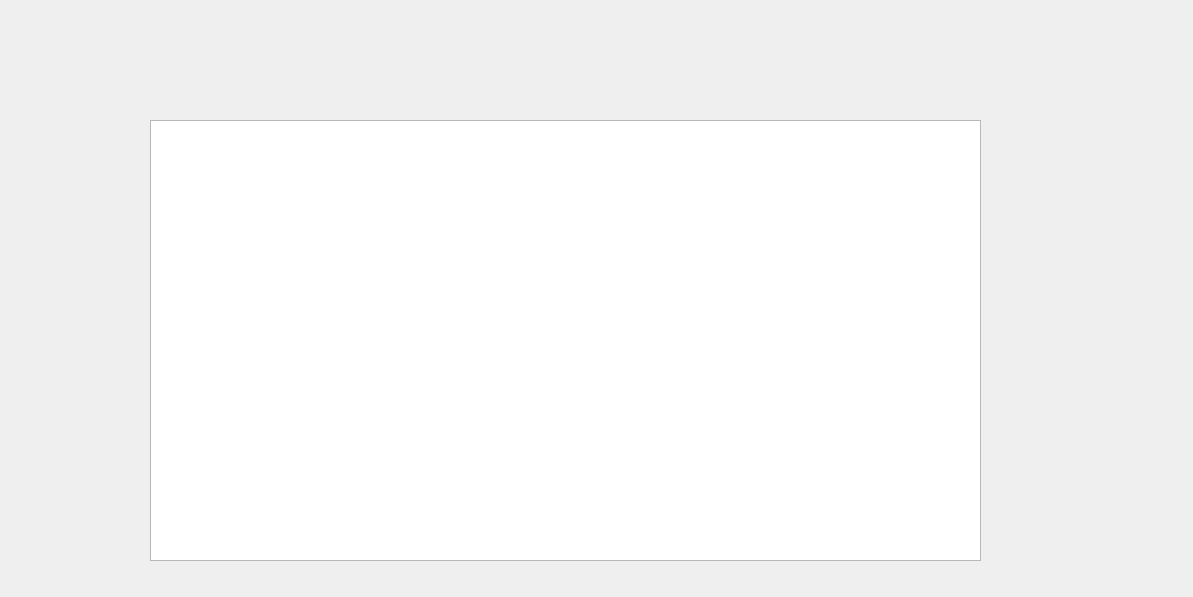
<?xml version="1.0" encoding="UTF-8"?>
<ui version="4.0">
 <class>stat_client</class>
 <widget class="QDialog" name="stat_client">
  <property name="geometry">
   <rect>
    <x>0</x>
    <y>0</y>
    <width>1193</width>
    <height>597</height>
   </rect>
  </property>
  <property name="windowTitle">
   <string>Dialog</string>
  </property>
  <widget class="QGraphicsView" name="graphicsView">
   <property name="geometry">
    <rect>
     <x>150</x>
     <y>120</y>
     <width>831</width>
     <height>441</height>
    </rect>
   </property>
  </widget>
 </widget>
 <resources/>
 <connections/>
</ui>
